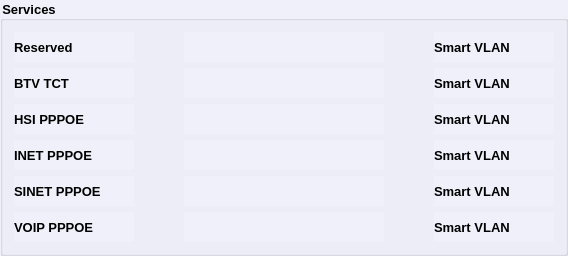
                   <widget class="QGroupBox" name="servicesGB">
                    <property name="minimumSize">
                     <size>
                      <width>0</width>
                      <height>0</height>
                     </size>
                    </property>
                    <property name="font">
                     <font>
                      <family>Tahoma</family>
                      <pointsize>10</pointsize>
                      <bold>true</bold>
                     </font>
                    </property>
                    <property name="styleSheet">
                     <string notr="true">background-color: rgb(240, 240, 250);</string>
                    </property>
                    <property name="title">
                     <string>Services</string>
                    </property>
                    <layout class="QVBoxLayout" name="verticalLayout_5">
                     <item>
                      <layout class="QHBoxLayout" name="horizontalLayout_8">
                       <property name="spacing">
                        <number>50</number>
                       </property>
                       <item>
                        <widget class="QLabel" name="label_13">
                         <property name="minimumSize">
                          <size>
                           <width>120</width>
                           <height>30</height>
                          </size>
                         </property>
                         <property name="maximumSize">
                          <size>
                           <width>120</width>
                           <height>30</height>
                          </size>
                         </property>
                         <property name="font">
                          <font>
                           <family>Tahoma</family>
                           <pointsize>10</pointsize>
                           <bold>true</bold>
                          </font>
                         </property>
                         <property name="text">
                          <string>Reserved</string>
                         </property>
                        </widget>
                       </item>
                       <item>
                        <widget class="QLabel" name="ipMediaLbl">
                         <property name="sizePolicy">
                          <sizepolicy hsizetype="Expanding" vsizetype="Preferred">
                           <horstretch>0</horstretch>
                           <verstretch>0</verstretch>
                          </sizepolicy>
                         </property>
                         <property name="minimumSize">
                          <size>
                           <width>200</width>
                           <height>30</height>
                          </size>
                         </property>
                         <property name="maximumSize">
                          <size>
                           <width>200</width>
                           <height>30</height>
                          </size>
                         </property>
                         <property name="font">
                          <font>
                           <family>Tahoma</family>
                           <pointsize>10</pointsize>
                           <bold>true</bold>
                          </font>
                         </property>
                         <property name="styleSheet">
                          <string notr="true">color: rgb(85, 0, 127);</string>
                         </property>
                         <property name="text">
                          <string/>
                         </property>
                        </widget>
                       </item>
                       <item>
                        <widget class="QLabel" name="ipMVlanLbl">
                         <property name="sizePolicy">
                          <sizepolicy hsizetype="Expanding" vsizetype="Preferred">
                           <horstretch>0</horstretch>
                           <verstretch>0</verstretch>
                          </sizepolicy>
                         </property>
                         <property name="minimumSize">
                          <size>
                           <width>120</width>
                           <height>30</height>
                          </size>
                         </property>
                         <property name="maximumSize">
                          <size>
                           <width>2000</width>
                           <height>30</height>
                          </size>
                         </property>
                         <property name="font">
                          <font>
                           <family>Tahoma</family>
                           <pointsize>10</pointsize>
                           <bold>true</bold>
                          </font>
                         </property>
                         <property name="text">
                          <string>Smart VLAN</string>
                         </property>
                        </widget>
                       </item>
                      </layout>
                     </item>
                     <item>
                      <layout class="QHBoxLayout" name="horizontalLayout_7">
                       <property name="spacing">
                        <number>50</number>
                       </property>
                       <item>
                        <widget class="QLabel" name="label_11">
                         <property name="minimumSize">
                          <size>
                           <width>120</width>
                           <height>30</height>
                          </size>
                         </property>
                         <property name="maximumSize">
                          <size>
                           <width>120</width>
                           <height>30</height>
                          </size>
                         </property>
                         <property name="font">
                          <font>
                           <family>Tahoma</family>
                           <pointsize>10</pointsize>
                           <bold>true</bold>
                          </font>
                         </property>
                         <property name="text">
                          <string>BTV TCT</string>
                         </property>
                        </widget>
                       </item>
                       <item>
                        <widget class="QLabel" name="btvLbl">
                         <property name="sizePolicy">
                          <sizepolicy hsizetype="Expanding" vsizetype="Preferred">
                           <horstretch>0</horstretch>
                           <verstretch>0</verstretch>
                          </sizepolicy>
                         </property>
                         <property name="minimumSize">
                          <size>
                           <width>200</width>
                           <height>30</height>
                          </size>
                         </property>
                         <property name="maximumSize">
                          <size>
                           <width>200</width>
                           <height>30</height>
                          </size>
                         </property>
                         <property name="font">
                          <font>
                           <family>Tahoma</family>
                           <pointsize>10</pointsize>
                           <bold>true</bold>
                          </font>
                         </property>
                         <property name="styleSheet">
                          <string notr="true">color: rgb(85, 0, 127);</string>
                         </property>
                         <property name="text">
                          <string/>
                         </property>
                         <property name="alignment">
                          <set>Qt::AlignmentFlag::AlignLeading|Qt::AlignmentFlag::AlignLeft|Qt::AlignmentFlag::AlignVCenter</set>
                         </property>
                        </widget>
                       </item>
                       <item>
                        <widget class="QLabel" name="btvVlanLbl">
                         <property name="sizePolicy">
                          <sizepolicy hsizetype="Expanding" vsizetype="Preferred">
                           <horstretch>0</horstretch>
                           <verstretch>0</verstretch>
                          </sizepolicy>
                         </property>
                         <property name="minimumSize">
                          <size>
                           <width>120</width>
                           <height>30</height>
                          </size>
                         </property>
                         <property name="maximumSize">
                          <size>
                           <width>2000</width>
                           <height>30</height>
                          </size>
                         </property>
                         <property name="font">
                          <font>
                           <family>Tahoma</family>
                           <pointsize>10</pointsize>
                           <bold>true</bold>
                          </font>
                         </property>
                         <property name="text">
                          <string>Smart VLAN</string>
                         </property>
                        </widget>
                       </item>
                      </layout>
                     </item>
                     <item>
                      <layout class="QHBoxLayout" name="horizontalLayout_16">
                       <property name="spacing">
                        <number>50</number>
                       </property>
                       <item>
                        <widget class="QLabel" name="label_29">
                         <property name="minimumSize">
                          <size>
                           <width>120</width>
                           <height>30</height>
                          </size>
                         </property>
                         <property name="maximumSize">
                          <size>
                           <width>120</width>
                           <height>30</height>
                          </size>
                         </property>
                         <property name="font">
                          <font>
                           <family>Tahoma</family>
                           <pointsize>10</pointsize>
                           <bold>true</bold>
                          </font>
                         </property>
                         <property name="text">
                          <string>HSI PPPOE</string>
                         </property>
                        </widget>
                       </item>
                       <item>
                        <widget class="QLabel" name="pppoeLbl">
                         <property name="sizePolicy">
                          <sizepolicy hsizetype="Expanding" vsizetype="Preferred">
                           <horstretch>0</horstretch>
                           <verstretch>0</verstretch>
                          </sizepolicy>
                         </property>
                         <property name="minimumSize">
                          <size>
                           <width>200</width>
                           <height>30</height>
                          </size>
                         </property>
                         <property name="maximumSize">
                          <size>
                           <width>200</width>
                           <height>30</height>
                          </size>
                         </property>
                         <property name="font">
                          <font>
                           <family>Tahoma</family>
                           <pointsize>10</pointsize>
                           <bold>true</bold>
                          </font>
                         </property>
                         <property name="styleSheet">
                          <string notr="true">color: rgb(85, 0, 127);</string>
                         </property>
                         <property name="text">
                          <string/>
                         </property>
                        </widget>
                       </item>
                       <item>
                        <widget class="QLabel" name="hsiVlanLbl">
                         <property name="sizePolicy">
                          <sizepolicy hsizetype="Expanding" vsizetype="Preferred">
                           <horstretch>0</horstretch>
                           <verstretch>0</verstretch>
                          </sizepolicy>
                         </property>
                         <property name="minimumSize">
                          <size>
                           <width>120</width>
                           <height>30</height>
                          </size>
                         </property>
                         <property name="maximumSize">
                          <size>
                           <width>2000</width>
                           <height>30</height>
                          </size>
                         </property>
                         <property name="font">
                          <font>
                           <family>Tahoma</family>
                           <pointsize>10</pointsize>
                           <bold>true</bold>
                          </font>
                         </property>
                         <property name="text">
                          <string>Smart VLAN</string>
                         </property>
                        </widget>
                       </item>
                      </layout>
                     </item>
                     <item>
                      <layout class="QHBoxLayout" name="horizontalLayout_9">
                       <property name="spacing">
                        <number>50</number>
                       </property>
                       <item>
                        <widget class="QLabel" name="label_15">
                         <property name="minimumSize">
                          <size>
                           <width>120</width>
                           <height>30</height>
                          </size>
                         </property>
                         <property name="maximumSize">
                          <size>
                           <width>120</width>
                           <height>30</height>
                          </size>
                         </property>
                         <property name="font">
                          <font>
                           <family>Tahoma</family>
                           <pointsize>10</pointsize>
                           <bold>true</bold>
                          </font>
                         </property>
                         <property name="text">
                          <string>INET PPPOE</string>
                         </property>
                        </widget>
                       </item>
                       <item>
                        <widget class="QLabel" name="inetLbl">
                         <property name="sizePolicy">
                          <sizepolicy hsizetype="Expanding" vsizetype="Preferred">
                           <horstretch>0</horstretch>
                           <verstretch>0</verstretch>
                          </sizepolicy>
                         </property>
                         <property name="minimumSize">
                          <size>
                           <width>200</width>
                           <height>30</height>
                          </size>
                         </property>
                         <property name="maximumSize">
                          <size>
                           <width>200</width>
                           <height>30</height>
                          </size>
                         </property>
                         <property name="font">
                          <font>
                           <family>Tahoma</family>
                           <pointsize>10</pointsize>
                           <bold>true</bold>
                          </font>
                         </property>
                         <property name="styleSheet">
                          <string notr="true">color: rgb(85, 0, 127);</string>
                         </property>
                         <property name="text">
                          <string/>
                         </property>
                        </widget>
                       </item>
                       <item>
                        <widget class="QLabel" name="inetVlanLbl">
                         <property name="sizePolicy">
                          <sizepolicy hsizetype="Expanding" vsizetype="Preferred">
                           <horstretch>0</horstretch>
                           <verstretch>0</verstretch>
                          </sizepolicy>
                         </property>
                         <property name="minimumSize">
                          <size>
                           <width>120</width>
                           <height>30</height>
                          </size>
                         </property>
                         <property name="maximumSize">
                          <size>
                           <width>2000</width>
                           <height>30</height>
                          </size>
                         </property>
                         <property name="font">
                          <font>
                           <family>Tahoma</family>
                           <pointsize>10</pointsize>
                           <bold>true</bold>
                          </font>
                         </property>
                         <property name="text">
                          <string>Smart VLAN</string>
                         </property>
                        </widget>
                       </item>
                      </layout>
                     </item>
                     <item>
                      <layout class="QHBoxLayout" name="horizontalLayout_15">
                       <property name="spacing">
                        <number>50</number>
                       </property>
                       <item>
                        <widget class="QLabel" name="label_27">
                         <property name="minimumSize">
                          <size>
                           <width>120</width>
                           <height>30</height>
                          </size>
                         </property>
                         <property name="maximumSize">
                          <size>
                           <width>120</width>
                           <height>30</height>
                          </size>
                         </property>
                         <property name="font">
                          <font>
                           <family>Tahoma</family>
                           <pointsize>10</pointsize>
                           <bold>true</bold>
                          </font>
                         </property>
                         <property name="text">
                          <string>SINET PPPOE</string>
                         </property>
                        </widget>
                       </item>
                       <item>
                        <widget class="QLabel" name="sinetLbl">
                         <property name="sizePolicy">
                          <sizepolicy hsizetype="Expanding" vsizetype="Preferred">
                           <horstretch>0</horstretch>
                           <verstretch>0</verstretch>
                          </sizepolicy>
                         </property>
                         <property name="minimumSize">
                          <size>
                           <width>200</width>
                           <height>30</height>
                          </size>
                         </property>
                         <property name="maximumSize">
                          <size>
                           <width>200</width>
                           <height>30</height>
                          </size>
                         </property>
                         <property name="font">
                          <font>
                           <family>Tahoma</family>
                           <pointsize>10</pointsize>
                           <bold>true</bold>
                          </font>
                         </property>
                         <property name="styleSheet">
                          <string notr="true">color: rgb(85, 0, 127);</string>
                         </property>
                         <property name="text">
                          <string/>
                         </property>
                        </widget>
                       </item>
                       <item>
                        <widget class="QLabel" name="sinetVlanLbl">
                         <property name="sizePolicy">
                          <sizepolicy hsizetype="Expanding" vsizetype="Preferred">
                           <horstretch>0</horstretch>
                           <verstretch>0</verstretch>
                          </sizepolicy>
                         </property>
                         <property name="minimumSize">
                          <size>
                           <width>120</width>
                           <height>30</height>
                          </size>
                         </property>
                         <property name="maximumSize">
                          <size>
                           <width>2000</width>
                           <height>30</height>
                          </size>
                         </property>
                         <property name="font">
                          <font>
                           <family>Tahoma</family>
                           <pointsize>10</pointsize>
                           <bold>true</bold>
                          </font>
                         </property>
                         <property name="text">
                          <string>Smart VLAN</string>
                         </property>
                        </widget>
                       </item>
                      </layout>
                     </item>
                     <item>
                      <layout class="QHBoxLayout" name="horizontalLayout_12">
                       <property name="spacing">
                        <number>50</number>
                       </property>
                       <item>
                        <widget class="QLabel" name="label_21">
                         <property name="minimumSize">
                          <size>
                           <width>120</width>
                           <height>30</height>
                          </size>
                         </property>
                         <property name="maximumSize">
                          <size>
                           <width>120</width>
                           <height>30</height>
                          </size>
                         </property>
                         <property name="font">
                          <font>
                           <family>Tahoma</family>
                           <pointsize>10</pointsize>
                           <bold>true</bold>
                          </font>
                         </property>
                         <property name="text">
                          <string>VOIP PPPOE</string>
                         </property>
                        </widget>
                       </item>
                       <item>
                        <widget class="QLabel" name="voipLbl">
                         <property name="sizePolicy">
                          <sizepolicy hsizetype="Expanding" vsizetype="Preferred">
                           <horstretch>0</horstretch>
                           <verstretch>0</verstretch>
                          </sizepolicy>
                         </property>
                         <property name="minimumSize">
                          <size>
                           <width>200</width>
                           <height>30</height>
                          </size>
                         </property>
                         <property name="maximumSize">
                          <size>
                           <width>200</width>
                           <height>30</height>
                          </size>
                         </property>
                         <property name="font">
                          <font>
                           <family>Tahoma</family>
                           <pointsize>10</pointsize>
                           <bold>true</bold>
                          </font>
                         </property>
                         <property name="styleSheet">
                          <string notr="true">color: rgb(85, 0, 127);</string>
                         </property>
                         <property name="text">
                          <string/>
                         </property>
                        </widget>
                       </item>
                       <item>
                        <widget class="QLabel" name="voipVlanLbl">
                         <property name="sizePolicy">
                          <sizepolicy hsizetype="Expanding" vsizetype="Preferred">
                           <horstretch>0</horstretch>
                           <verstretch>0</verstretch>
                          </sizepolicy>
                         </property>
                         <property name="minimumSize">
                          <size>
                           <width>120</width>
                           <height>30</height>
                          </size>
                         </property>
                         <property name="maximumSize">
                          <size>
                           <width>2000</width>
                           <height>30</height>
                          </size>
                         </property>
                         <property name="font">
                          <font>
                           <family>Tahoma</family>
                           <pointsize>10</pointsize>
                           <bold>true</bold>
                          </font>
                         </property>
                         <property name="text">
                          <string>Smart VLAN</string>
                         </property>
                        </widget>
                       </item>
                      </layout>
                     </item>
                    </layout>
                   </widget>
